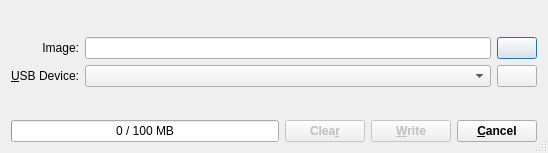
<?xml version="1.0" encoding="UTF-8"?>
<ui version="4.0">
 <class>MainDialog</class>
 <widget class="QDialog" name="MainDialog">
  <property name="geometry">
   <rect>
    <x>0</x>
    <y>0</y>
    <width>548</width>
    <height>153</height>
   </rect>
  </property>
  <property name="sizePolicy">
   <sizepolicy hsizetype="Preferred" vsizetype="Preferred">
    <horstretch>0</horstretch>
    <verstretch>0</verstretch>
   </sizepolicy>
  </property>
  <property name="minimumSize">
   <size>
    <width>0</width>
    <height>0</height>
   </size>
  </property>
  <property name="maximumSize">
   <size>
    <width>16777215</width>
    <height>16777215</height>
   </size>
  </property>
  <property name="acceptDrops">
   <bool>true</bool>
  </property>
  <property name="windowTitle">
   <string notr="true">ISO Writer</string>
  </property>
  <property name="windowIcon">
   <iconset resource="ImageWriter.qrc">
    <normaloff>:/res/icon-iw.svg</normaloff>:/res/icon-iw.svg</iconset>
  </property>
  <property name="sizeGripEnabled">
   <bool>true</bool>
  </property>
  <layout class="QVBoxLayout" name="mainVerticalLayout">
   <property name="sizeConstraint">
    <enum>QLayout::SetDefaultConstraint</enum>
   </property>
   <item>
    <layout class="QHBoxLayout" name="titleHorizontalLayout">
     <property name="sizeConstraint">
      <enum>QLayout::SetDefaultConstraint</enum>
     </property>
     <item>
      <widget class="QLabel" name="logo">
       <property name="sizePolicy">
        <sizepolicy hsizetype="Preferred" vsizetype="Fixed">
         <horstretch>0</horstretch>
         <verstretch>0</verstretch>
        </sizepolicy>
       </property>
       <property name="text">
        <string/>
       </property>
       <property name="pixmap">
        <pixmap resource="ImageWriter.qrc">:/res/logo.png</pixmap>
       </property>
       <property name="margin">
        <number>0</number>
       </property>
      </widget>
     </item>
     <item>
      <spacer name="horizontalSpacer">
       <property name="orientation">
        <enum>Qt::Horizontal</enum>
       </property>
       <property name="sizeHint" stdset="0">
        <size>
         <width>40</width>
         <height>20</height>
        </size>
       </property>
      </spacer>
     </item>
    </layout>
   </item>
   <item>
    <layout class="QGridLayout" name="controlsGridLayout">
     <item row="0" column="1">
      <widget class="QLineEdit" name="imageEdit">
       <property name="acceptDrops">
        <bool>false</bool>
       </property>
       <property name="dragEnabled">
        <bool>true</bool>
       </property>
       <property name="readOnly">
        <bool>true</bool>
       </property>
      </widget>
     </item>
     <item row="1" column="0">
      <widget class="QLabel" name="deviceLabel">
       <property name="text">
        <string>&amp;USB Device:</string>
       </property>
       <property name="alignment">
        <set>Qt::AlignRight|Qt::AlignTrailing|Qt::AlignVCenter</set>
       </property>
       <property name="buddy">
        <cstring>deviceList</cstring>
       </property>
      </widget>
     </item>
     <item row="0" column="0">
      <widget class="QLabel" name="imageLabel">
       <property name="sizePolicy">
        <sizepolicy hsizetype="Preferred" vsizetype="Fixed">
         <horstretch>0</horstretch>
         <verstretch>0</verstretch>
        </sizepolicy>
       </property>
       <property name="text">
        <string>Image:</string>
       </property>
       <property name="alignment">
        <set>Qt::AlignRight|Qt::AlignTrailing|Qt::AlignVCenter</set>
       </property>
      </widget>
     </item>
     <item row="1" column="1">
      <widget class="QComboBox" name="deviceList">
       <property name="duplicatesEnabled">
        <bool>true</bool>
       </property>
      </widget>
     </item>
     <item row="0" column="2">
      <widget class="QPushButton" name="imageSelectButton">
       <property name="toolTip">
        <string>Open image file</string>
       </property>
       <property name="text">
        <string/>
       </property>
       <property name="icon">
        <iconset resource="ImageWriter.qrc">
         <normaloff>:/res/icon-open.ico</normaloff>:/res/icon-open.ico</iconset>
       </property>
      </widget>
     </item>
     <item row="1" column="2">
      <widget class="QPushButton" name="deviceRefreshButton">
       <property name="toolTip">
        <string>Refresh the list</string>
       </property>
       <property name="text">
        <string/>
       </property>
       <property name="icon">
        <iconset resource="ImageWriter.qrc">
         <normaloff>:/res/icon-refresh.ico</normaloff>:/res/icon-refresh.ico</iconset>
       </property>
      </widget>
     </item>
    </layout>
   </item>
   <item>
    <spacer name="verticalSpacer">
     <property name="orientation">
      <enum>Qt::Vertical</enum>
     </property>
     <property name="sizeType">
      <enum>QSizePolicy::Expanding</enum>
     </property>
     <property name="sizeHint" stdset="0">
      <size>
       <width>20</width>
       <height>1</height>
      </size>
     </property>
    </spacer>
   </item>
   <item>
    <layout class="QHBoxLayout" name="horizontalLayout">
     <item>
      <widget class="QProgressBar" name="progressBar">
       <property name="value">
        <number>0</number>
       </property>
       <property name="format">
        <string>%v / %m MB</string>
       </property>
      </widget>
     </item>
     <item>
      <spacer name="progressBarSpacer">
       <property name="orientation">
        <enum>Qt::Horizontal</enum>
       </property>
       <property name="sizeType">
        <enum>QSizePolicy::Minimum</enum>
       </property>
       <property name="sizeHint" stdset="0">
        <size>
         <width>0</width>
         <height>10</height>
        </size>
       </property>
      </spacer>
     </item>
     <item>
      <widget class="QPushButton" name="clearButton">
       <property name="enabled">
        <bool>false</bool>
       </property>
       <property name="sizePolicy">
        <sizepolicy hsizetype="Fixed" vsizetype="Fixed">
         <horstretch>0</horstretch>
         <verstretch>0</verstretch>
        </sizepolicy>
       </property>
       <property name="font">
        <font>
         <weight>75</weight>
         <bold>true</bold>
        </font>
       </property>
       <property name="toolTip">
        <string>Delete partitions and make all space available for storing data</string>
       </property>
       <property name="text">
        <string>Clea&amp;r</string>
       </property>
      </widget>
     </item>
     <item>
      <widget class="QPushButton" name="writeButton">
       <property name="enabled">
        <bool>false</bool>
       </property>
       <property name="sizePolicy">
        <sizepolicy hsizetype="Fixed" vsizetype="Fixed">
         <horstretch>0</horstretch>
         <verstretch>0</verstretch>
        </sizepolicy>
       </property>
       <property name="font">
        <font>
         <weight>75</weight>
         <bold>true</bold>
        </font>
       </property>
       <property name="text">
        <string>&amp;Write</string>
       </property>
      </widget>
     </item>
     <item>
      <widget class="QPushButton" name="cancelButton">
       <property name="sizePolicy">
        <sizepolicy hsizetype="Fixed" vsizetype="Fixed">
         <horstretch>0</horstretch>
         <verstretch>0</verstretch>
        </sizepolicy>
       </property>
       <property name="font">
        <font>
         <weight>75</weight>
         <bold>true</bold>
        </font>
       </property>
       <property name="text">
        <string>&amp;Cancel</string>
       </property>
      </widget>
     </item>
    </layout>
   </item>
  </layout>
 </widget>
 <layoutdefault spacing="6" margin="11"/>
 <tabstops>
  <tabstop>imageEdit</tabstop>
  <tabstop>imageSelectButton</tabstop>
  <tabstop>deviceList</tabstop>
 </tabstops>
 <resources>
  <include location="ImageWriter.qrc"/>
 </resources>
 <connections>
  <connection>
   <sender>imageSelectButton</sender>
   <signal>clicked()</signal>
   <receiver>MainDialog</receiver>
   <slot>openImageFile()</slot>
   <hints>
    <hint type="sourcelabel">
     <x>700</x>
     <y>76</y>
    </hint>
    <hint type="destinationlabel">
     <x>467</x>
     <y>7</y>
    </hint>
   </hints>
  </connection>
  <connection>
   <sender>writeButton</sender>
   <signal>clicked()</signal>
   <receiver>MainDialog</receiver>
   <slot>writeImageToDevice()</slot>
   <hints>
    <hint type="sourcelabel">
     <x>619</x>
     <y>137</y>
    </hint>
    <hint type="destinationlabel">
     <x>507</x>
     <y>13</y>
    </hint>
   </hints>
  </connection>
  <connection>
   <sender>deviceRefreshButton</sender>
   <signal>clicked()</signal>
   <receiver>MainDialog</receiver>
   <slot>scheduleEnumFlashDevices()</slot>
   <hints>
    <hint type="sourcelabel">
     <x>685</x>
     <y>92</y>
    </hint>
    <hint type="destinationlabel">
     <x>542</x>
     <y>18</y>
    </hint>
   </hints>
  </connection>
  <connection>
   <sender>clearButton</sender>
   <signal>clicked()</signal>
   <receiver>MainDialog</receiver>
   <slot>clearDevice()</slot>
   <hints>
    <hint type="sourcelabel">
     <x>321</x>
     <y>133</y>
    </hint>
    <hint type="destinationlabel">
     <x>274</x>
     <y>77</y>
    </hint>
   </hints>
  </connection>
 </connections>
 <slots>
  <slot>openImageFile()</slot>
  <slot>writeImageToDevice()</slot>
  <slot>scheduleEnumFlashDevices()</slot>
  <slot>clearDevice()</slot>
 </slots>
</ui>
